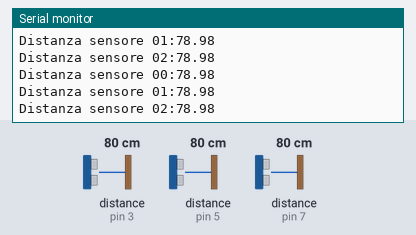
Bench run of a sketch on a simulated Arduino Uno, built with avr-gcc and run on an emulated ATmega328P. Parts: the last lines printed to the serial monitor. Wiring (inferred from the names in the program): 3 × ultrasonic range finder: trigger pin 4, echo pin 3 / trigger pin 6, echo pin 5 / trigger pin 8, echo pin 7. The test bench sets the inputs (shaded band); at power-on: distance to the obstacle (sensors on pin 3, pin 5, pin 7) 80 cm. The echo pulse lasts 58.3 µs per cm; no radio packets arrive unless stated.

Above: at 1.8 s.
1.9 s: distance to the obstacle (sensor on pin 3) set to 2 cm
At 2.8 s:
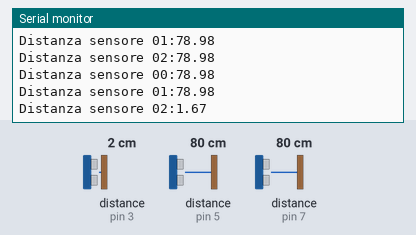
5.6 s: distance to the obstacle (sensor on pin 5) set to 2 cm
At 6.9 s:
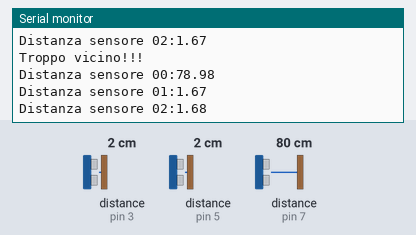
7.1 s: distance to the obstacle (sensor on pin 7) set to 2 cm
At 8.1 s:
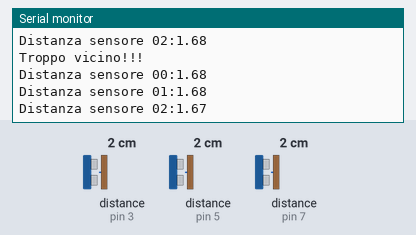
8.6 s: distance to the obstacle (sensor on pin 3) set to 4 cm
At 9.9 s:
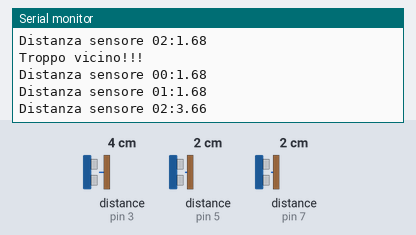
10.1 s: distance to the obstacle (sensor on pin 5) set to 4 cm
At 11.2 s:
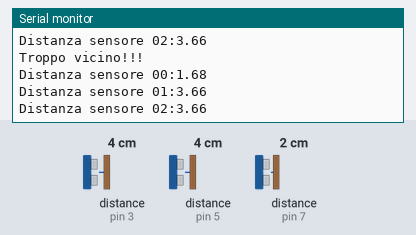
11.6 s: distance to the obstacle (sensor on pin 7) set to 4 cm
At 13.3 s:
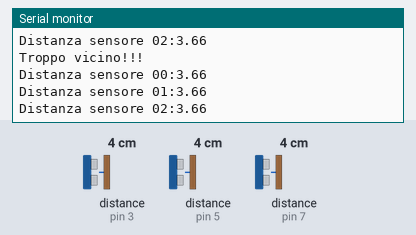
Timing chart, 0 to 14.1 s (numbered marks = the images above; inputs shaded):
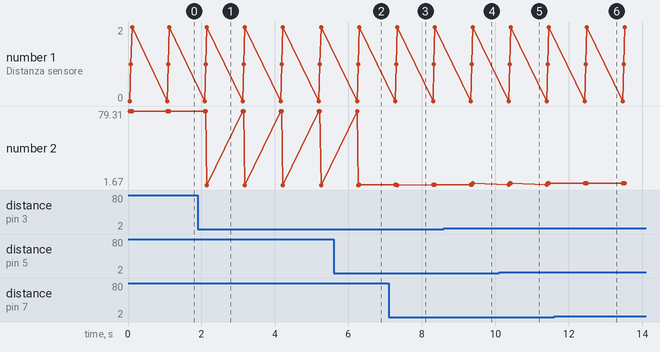

Measured:
- after the input at 1.9 s, the serial monitor: prints a new line after 0.25 s (image 1)
- after the input at 5.6 s, the serial monitor: prints a new line after 0.66 s (image 2)
- after the input at 7.1 s, the serial monitor: prints a new line after 0.17 s (image 3)
- after the input at 8.6 s, the serial monitor: prints a new line after 0.79 s (image 4)
- after the input at 10.1 s, the serial monitor: prints a new line after 0.30 s (image 5)
- after the input at 11.6 s, the serial monitor: prints a new line after 0.84 s (image 6)
- plotted number 2: 78.98 → 1.67 after the input at 1.9 s, 1.67 → 1.68 after the input at 5.6 s, 1.68 → 3.66 after the input at 8.6 s

The sketch:

ModuloParcheggio.ino
```cpp
// (licence header left out)
#include <SPI.h>
#include <nRF24L01.h>
#include <RF24.h>

// Moduli ad ultrasuoni
#define TRIG00 8
#define ECHO00 7
#define TRIG01 6
#define ECHO01 5
#define TRIG02 4
#define ECHO02 3

// Modulo nrf24l01
#define CE 9
#define SCN 10
#define SCK 13
#define MOSI 11
#define MISO 12

RF24 radio(CE,SCN);

// Imposto l'indirizzo di comunicazione
const byte address[6] = "00001";

// Imposto l'id univoco del sensore
const int id = 2;

// Funzione per calcolare la distanza rilevata dal modulo ad ultrasuoni
float distance(int trig, int echo){
  int duration = 0;
  float distance = 0;

  digitalWrite(trig,LOW);
  delayMicroseconds(2);
  digitalWrite(trig,HIGH);
  delayMicroseconds(10);
  digitalWrite(trig,LOW);

  duration = pulseIn(echo,HIGH);
  distance = (duration*0.034)/2;

  return distance;
}

void setup() {

  // Left sensor
  pinMode(TRIG00,OUTPUT);
  pinMode(ECHO00,INPUT);

  // Center sensor
  pinMode(TRIG01,OUTPUT);
  pinMode(ECHO01,INPUT);

  // Right sensor.h
  pinMode(TRIG02,OUTPUT);
  pinMode(ECHO02,INPUT);

  // Imposto il modulo nRF24L01
  radio.begin();
  radio.openWritingPipe(address);
  radio.setPALevel(RF24_PA_MIN);
  radio.stopListening();

  Serial.begin(9600);
  Serial.println("Distanze misurate dal sensore ad ultrasuoni:");

}

void loop() {
  float dist00 = 9999;
  float dist01 = 9999;
  float dist02 = 9999;
  float data[4];

  // Rilevo le distanze dai tre sensori
  Serial.print("Distanza sensore 00:");
  dist00 = distance(TRIG00,ECHO00);
  Serial.println(dist00);

  Serial.print("Distanza sensore 01:");
  dist01 = distance(TRIG01,ECHO01);
  Serial.println(dist01);

  Serial.print("Distanza sensore 02:");
  dist02 = distance(TRIG02,ECHO02);
  Serial.println(dist02);

  data[0] = id;
  data[1] = dist00;
  data[2] = dist01;
  data[3] = dist02;

  // Invio i  dati
  radio.write(&data,sizeof(data));
  delay(1000);

  if (dist00 <= 10 || dist01 <= 10 || dist02 <= 10){
    Serial.println("Troppo vicino!!!");

  }

}
```
